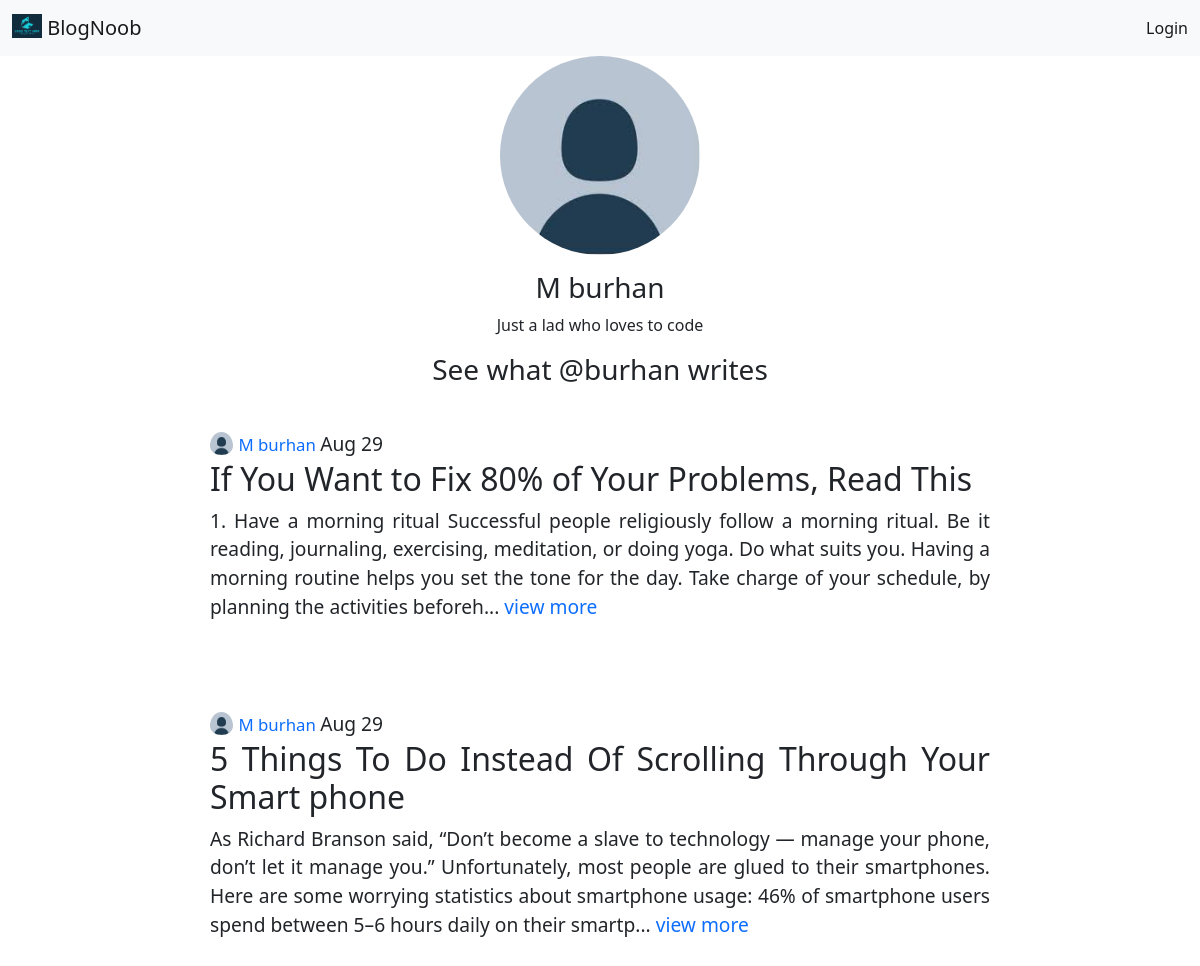
Screenshot of /user-profile/4 with the database file from the repository.
### base/models.py (models this page shows, shortened)
class Profile(models.Model):
    full_name = models.CharField(max_length=200, null=True)
    bio = models.TextField()
    user = models.OneToOneField(User, on_delete=models.CASCADE)
    avatar = models.ImageField(upload_to='avatar/', default='avatar/default.jpg',null=True)

class Blog(models.Model):
    title = models.CharField(max_length=200, null=False)
    author = models.ForeignKey(User, on_delete=models.CASCADE, null=True)
    topic = models.ForeignKey(Topic, on_delete=models.SET_NULL, null=True)
    body = models.TextField()
    updated = models.DateTimeField(auto_now=True)
    created = models.DateTimeField(auto_now_add=True)
    def __str__(self) -> str:
        return self.body[0:300]
    class Meta:
        ordering = ['-created', '-updated']

### base/views.py (the view)
# urls.py: path('user-profile/<str:pk>', views.userProfile, name='user-profile'),
def userProfile(request, pk):
    user = User.objects.get(id=pk)
    blogs = Blog.objects.filter(author=user)
    context = {
        'user': user,
        'blogs': blogs
    }
    return render(request, 'base/profile.html', context)

### base/models.py (called while the page is built)
    def __str__(self) -> str:
        return self.name

### base/templates/base/profile.html (shortened to what this page needs)
{% extends 'main.html' %} {% block content %}
<div id="profile">
    <div>
        <img
            class="avatar"
            style="width: 200px; border-radius: 50%"
            src="{{ user.profile.avatar.url }}"
            alt="profile-img"
        />
        <h3>{{user.profile.full_name}}</h3>
        <p>{{ user.profile.bio }}</p>
    </div>
    <h3>See what @{{user}} writes</h3>
    {% include 'base/blog_component.html' %}
</div>
{% endblock %}

### base/templates/base/blog_component.html (shortened to what this page needs)
{% for blog in blogs %}
<div class="container blog-container">
    <img
        class="blog-profile"
        src="{{ blog.author.profile.avatar.url }}"
        alt="profile-img"
    />
    <small>
        <a href="{% url 'user-profile' blog.author.id %}"
            >{{blog.author.profile.full_name}}</a
        >
    </small>
    <span>{{blog.created| date:"M j"}}</span>
    <h2>{{blog.title}}</h2>
    <p>{{blog}}... <a href="{% url 'blog' blog.id %}">view more</a></p>
</div>
{% endfor %}

### static/css/styles.css (style rules this page uses)
body { line-height: 1.5; }
.blog-container { padding: 3% 15%; text-align: justify; font-size: 1.2rem; line-height: 1.5; }
.blog-profile { border-radius: 50%; width: 3%; padding-bottom: 5px; }
a { text-decoration: none; }
#profile { text-align: center; }
.avatar { margin-bottom: 1rem; }

### rows the page displays
Blog: author.profile.avatar (placeholder picture), author.profile.full_name "M burhan", created "Aug 29", title "If You Want to Fix 80% of Your Problems, Read This", body "1. Have a morning ritual Successful people religiously follow a morning ritual. Be it reading, journaling, exercising, meditation, or doing yoga. Do what suits you. Having a morning routine helps you set the tone for the day. Take charge of your schedule, by planning the activities beforeh"
Blog: author.profile.avatar (placeholder picture), author.profile.full_name "M burhan", created "Aug 29", title "5 Things To Do Instead Of Scrolling Through Your Smart phone", body "As Richard Branson said, “Don’t become a slave to technology — manage your phone, don’t let it manage you.” Unfortunately, most people are glued to their smartphones. Here are some worrying statistics about smartphone usage: 46% of smartphone users spend between 5–6 hours daily on their smartp"

### other values shown
{{ user.profile.full_name }} "M burhan"
{{ user.profile.bio }} "Just a lad who loves to code"
{{ user }} "burhan"
